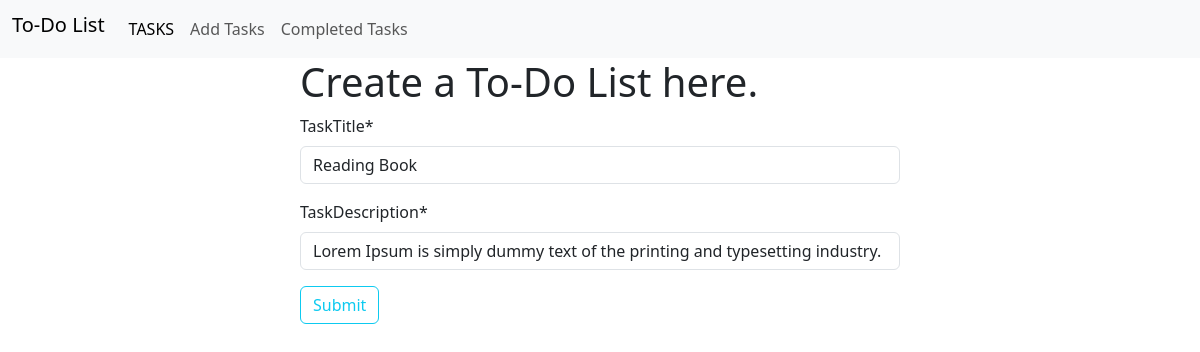
Screenshot of /edit/1 with the database file from the repository.
### Task/models.py (models this page shows)
class ToDoList(models.Model):
    id = models.IntegerField(primary_key=True)
    taskTitle = models.CharField(max_length=50)
    taskDescription = models.CharField(max_length=500)
    is_completed = models.BooleanField(default=False)

### Task/views.py (the view)
# urls.py: path('edit/<int:pk>', views.TasksUpdate.as_view(), name='edit'),
class TasksUpdate(UpdateView):
    model = ToDoList
    template_name = 'edit_form.html'
    form_class = ToDoForm
    success_url = reverse_lazy('show')

### Task/forms.py
class ToDoForm(forms.ModelForm):
    class Meta:
        model = ToDoList
        fields = ['taskTitle', 'taskDescription']

### Task/templates/edit_form.html (shortened to what this page needs)
{% extends 'base.html' %}
{% block body %}
{% load crispy_forms_tags %}
<div style="width:50%; margin:auto;">
    <h1>Create a To-Do List here.</h1>
<form method="POST">
    {{form|crispy}}
    <button type="submit" class="btn btn-outline-info">Submit</button>
</form>
</div>
{% endblock %}

### rows the page displays
ToDoList: taskTitle "Reading Book", taskDescription "Lorem Ipsum is simply dummy text of the printing and typesetting industry."
